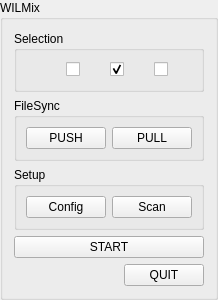
<?xml version="1.0" encoding="UTF-8"?>
<ui version="4.0">
 <class>MIXctl</class>
 <widget class="QGroupBox" name="MIXctl">
  <property name="enabled">
   <bool>true</bool>
  </property>
  <property name="geometry">
   <rect>
    <x>0</x>
    <y>0</y>
    <width>213</width>
    <height>281</height>
   </rect>
  </property>
  <property name="sizePolicy">
   <sizepolicy hsizetype="Maximum" vsizetype="Preferred">
    <horstretch>0</horstretch>
    <verstretch>0</verstretch>
   </sizepolicy>
  </property>
  <property name="windowTitle">
   <string notr="true">WILMix</string>
  </property>
  <property name="title">
   <string>WILMix</string>
  </property>
  <layout class="QVBoxLayout" name="verticalLayout">
   <property name="sizeConstraint">
    <enum>QLayout::SetDefaultConstraint</enum>
   </property>
   <item>
    <widget class="QGroupBox" name="selectFrame">
     <property name="title">
      <string>Selection</string>
     </property>
     <layout class="QHBoxLayout" name="horizontalLayout">
      <item>
       <spacer name="selectSpacer_4">
        <property name="orientation">
         <enum>Qt::Horizontal</enum>
        </property>
        <property name="sizeHint" stdset="0">
         <size>
          <width>40</width>
          <height>20</height>
         </size>
        </property>
       </spacer>
      </item>
      <item>
       <widget class="QCheckBox" name="selectNoneButton">
        <property name="toolTip">
         <string>deselect all SMi's</string>
        </property>
        <property name="text">
         <string/>
        </property>
       </widget>
      </item>
      <item>
       <spacer name="selectSpacer_1">
        <property name="orientation">
         <enum>Qt::Horizontal</enum>
        </property>
        <property name="sizeHint" stdset="0">
         <size>
          <width>18</width>
          <height>20</height>
         </size>
        </property>
       </spacer>
      </item>
      <item>
       <widget class="QCheckBox" name="selectAllButton">
        <property name="toolTip">
         <string>select all SMi's</string>
        </property>
        <property name="text">
         <string/>
        </property>
        <property name="checked">
         <bool>true</bool>
        </property>
       </widget>
      </item>
      <item>
       <spacer name="selectSpacer_2">
        <property name="orientation">
         <enum>Qt::Horizontal</enum>
        </property>
        <property name="sizeHint" stdset="0">
         <size>
          <width>18</width>
          <height>20</height>
         </size>
        </property>
       </spacer>
      </item>
      <item>
       <widget class="QCheckBox" name="selectToggleButton">
        <property name="toolTip">
         <string>toggle SMi selection</string>
        </property>
        <property name="text">
         <string/>
        </property>
        <property name="checked">
         <bool>false</bool>
        </property>
        <property name="tristate">
         <bool>true</bool>
        </property>
       </widget>
      </item>
      <item>
       <spacer name="selectSpacer_3">
        <property name="orientation">
         <enum>Qt::Horizontal</enum>
        </property>
        <property name="sizeHint" stdset="0">
         <size>
          <width>18</width>
          <height>20</height>
         </size>
        </property>
       </spacer>
      </item>
     </layout>
    </widget>
   </item>
   <item>
    <widget class="QGroupBox" name="fileFrame">
     <property name="title">
      <string>FileSync</string>
     </property>
     <layout class="QHBoxLayout" name="horizontalLayout_2">
      <property name="sizeConstraint">
       <enum>QLayout::SetMaximumSize</enum>
      </property>
      <item>
       <widget class="QPushButton" name="pushButton">
        <property name="sizePolicy">
         <sizepolicy hsizetype="Preferred" vsizetype="Fixed">
          <horstretch>0</horstretch>
          <verstretch>0</verstretch>
         </sizepolicy>
        </property>
        <property name="text">
         <string>PUSH</string>
        </property>
       </widget>
      </item>
      <item>
       <widget class="QPushButton" name="pullButton">
        <property name="sizePolicy">
         <sizepolicy hsizetype="Preferred" vsizetype="Fixed">
          <horstretch>0</horstretch>
          <verstretch>0</verstretch>
         </sizepolicy>
        </property>
        <property name="text">
         <string>PULL</string>
        </property>
       </widget>
      </item>
     </layout>
    </widget>
   </item>
   <item>
    <widget class="QGroupBox" name="setupFrame">
     <property name="title">
      <string>Setup</string>
     </property>
     <layout class="QHBoxLayout" name="horizontalLayout_3">
      <property name="sizeConstraint">
       <enum>QLayout::SetMaximumSize</enum>
      </property>
      <property name="leftMargin">
       <number>9</number>
      </property>
      <item>
       <widget class="QPushButton" name="configButton">
        <property name="sizePolicy">
         <sizepolicy hsizetype="Preferred" vsizetype="Maximum">
          <horstretch>0</horstretch>
          <verstretch>0</verstretch>
         </sizepolicy>
        </property>
        <property name="text">
         <string>Config</string>
        </property>
       </widget>
      </item>
      <item>
       <widget class="QPushButton" name="scanButton">
        <property name="sizePolicy">
         <sizepolicy hsizetype="Preferred" vsizetype="Fixed">
          <horstretch>0</horstretch>
          <verstretch>0</verstretch>
         </sizepolicy>
        </property>
        <property name="text">
         <string>Scan</string>
        </property>
       </widget>
      </item>
     </layout>
    </widget>
   </item>
   <item>
    <widget class="QPushButton" name="launchButton">
     <property name="text">
      <string>START</string>
     </property>
     <property name="checkable">
      <bool>true</bool>
     </property>
    </widget>
   </item>
   <item>
    <layout class="QHBoxLayout" name="quitLayout">
     <item>
      <spacer name="quitSpacer">
       <property name="orientation">
        <enum>Qt::Horizontal</enum>
       </property>
       <property name="sizeHint" stdset="0">
        <size>
         <width>40</width>
         <height>20</height>
        </size>
       </property>
      </spacer>
     </item>
     <item>
      <widget class="QPushButton" name="quitButton">
       <property name="text">
        <string>QUIT</string>
       </property>
      </widget>
     </item>
    </layout>
   </item>
  </layout>
 </widget>
 <resources/>
 <connections/>
</ui>
